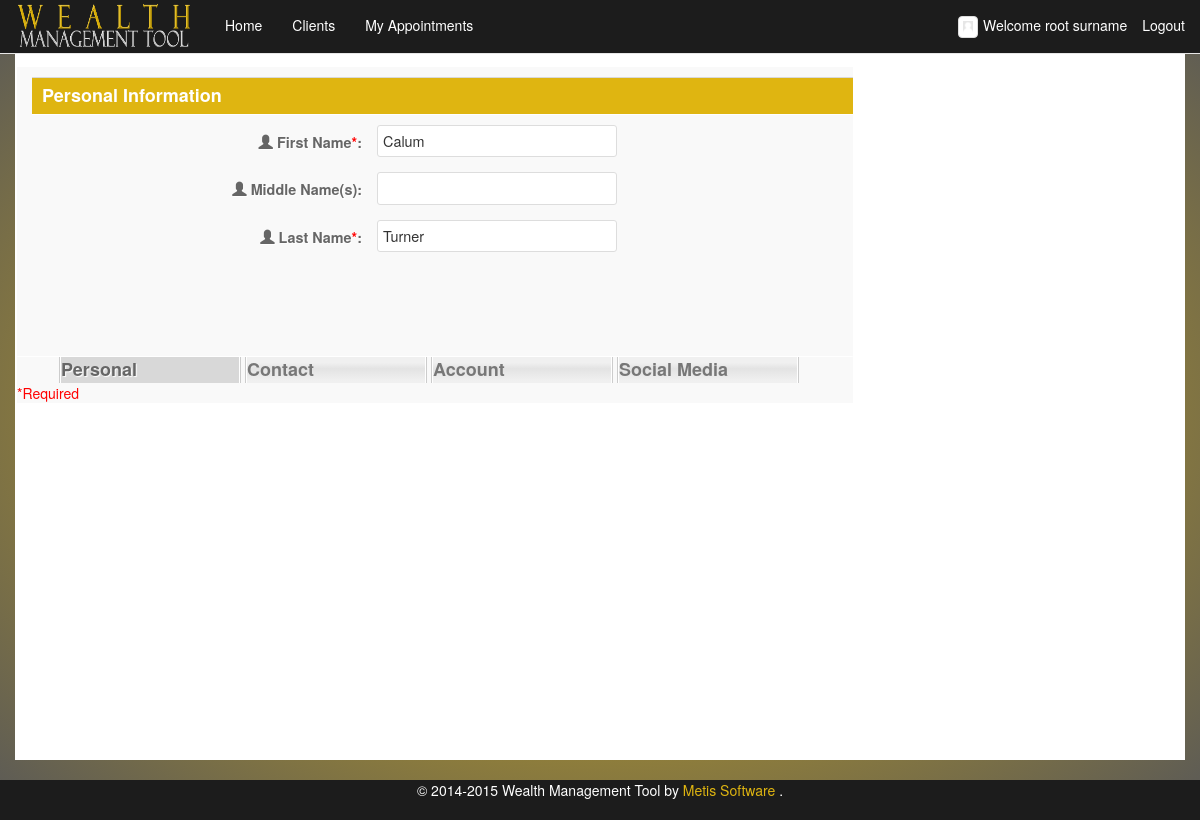
/edit_client/AB122926C (signed in), run on the app's committed database.
### wms/models.py (models this page shows, shortened)
class FA(AbstractBaseUser, PermissionsMixin):
    email = models.EmailField(max_length=64, unique=True)
    first_name = models.CharField(max_length=64, default="**DEFAULT**")
    middle_name = models.CharField(max_length=64, blank=True)
    surname = models.CharField(max_length=64, default="**DEFAULT**")
    image = models.ImageField(upload_to='fa_images', default='/media/person-placeholder.png')
    dob = models.DateField(default="1990-01-01")
    ni_regex = RegexValidator(regex=r'^(?!BG)(?!GB)(?!NK)(?!KN)(?!TN)(?!NT)(?!ZZ)(?:[A-CEGHJ-PR-TW-Z][A-CEGHJ-NPR-TW-Z])(?:\s*\d\s*){6}([A-D]|\s)$', message="Must be in the format: 'AA999999A', restrictions to characters apply'")
    ni_number = models.CharField(
        max_length=9, validators=[ni_regex], primary_key=True)
    is_staff=models.BooleanField(default=False)
    is_admin=models.BooleanField(default=False)
    is_active=models.BooleanField(default=False)
    USERNAME_FIELD = 'email'
    REQUIRED_FIELDS = ['first_name', 'surname', 'dob', 'ni_number']
    objects = FAUserManager()

class Client(models.Model):
    first_name = models.CharField(max_length=64)
    middle_name = models.CharField(max_length=64, blank=True)
    surname = models.CharField(max_length=64)
    image = models.ImageField(upload_to='client_images', default='/media/person-placeholder.png')
    dob = models.DateField(default="1990-01-01")
    ni_regex = RegexValidator(regex=r'^(?!BG)(?!GB)(?!NK)(?!KN)(?!TN)(?!NT)(?!ZZ)(?:[A-CEGHJ-PR-TW-Z][A-CEGHJ-NPR-TW-Z])(?:\s*\d\s*){6}([A-D]|\s)$', message="Must be in the format: 'AA999999A', restrictions to characters apply'")
    ni_number = models.CharField(max_length=9, validators=[ni_regex], primary_key=True)
    email = models.EmailField(max_length=64)
    phone_regex = RegexValidator(
        regex=r'^\+?1?\d{9,15}$',
        message="Not a valid phone number. Up to 9 digits allowed.")
    home_phone = models.CharField(
        max_length=11, validators=[phone_regex], blank=True
    )
    mob_phone = models.CharField(
        max_length=11, validators=[phone_regex], blank=True
    )
    cash = models.DecimalField(max_digits=20, decimal_places=2)
    fa = models.ForeignKey(FA)
    twitter_username = models.CharField(validators=[RegexValidator(
                                                    regex="^(\w){1,15}$",
                                                    message="Not a valid username,please remove @ and max of 15 cahracters"
                                                    )],
                                        blank=True, max_length= 15)
    twitter_widget_id = models.CharField(max_length=18, blank=True,
                                         validators=[RegexValidator(
                                             regex='[\d]{18}',
                                             message="Not a valid Twitter widget id. must be 18 digits"
                                         )])

### wms/views.py (the view)
# urls.py: url(r'^edit_client/(?P<pk>\w{9})$', EditClient.as_view(), name='edit_client'),
class EditClient(UpdateView):
    model = Client
    fields = '__all__'
    template_name = 'wms/client_update.html'
    success_url = reverse_lazy('print_clients')

### wms/templates/wms/client_update.html (shortened to what this page needs)
{% extends "wms/base_boot.html" %}
{% load staticfiles %}
{% block content %}
<link href="{%static 'wms/css/formstyle.css'%}" rel="stylesheet">
 <div id = "wrapper">
        <div id="steps">
            <form enctype="multipart/form-data" id="formElem" name="formElem" class="form-horizontal" role="form" action="" method='post'>
                <div class="col-md-3 col-sm-3 col-xs-3">
                <fieldset class = "step">
                    <legend>Personal Information</legend>
                   <div class="form-group">
                    <label class="control-label col-sm-6 col-xs-6" for="id_first_name"> <span class="glyphicon glyphicon-user" aria-hidden="true"></span> First Name<font color="Red">*</font>:</label>
                    {{ form.first_name }}
                    </div>
                    <div class="form-group">
                        <label class="control-label col-sm-6 col-xs-6" for="id_middle_name"><span class="glyphicon glyphicon-user" aria-hidden="true"></span> Middle Name(s)</font>:</label>
                        {{ form.middle_name }}
                    </div>
                    <div class="form-group">
                        <label class="control-label col-sm-6 col-xs-6" for="id_surname"><span class="glyphicon glyphicon-user" aria-hidden="true"></span> Last Name<font color="Red">*</font>:</label>
                        {{ form.surname }}
                    </div>
                </fieldset>
                </div>
            </form>
        </div>
        <div id="navigation" style="display:none;">
                    <ul>
                        <li class="selected">
                            <a href="#">Personal</a>
                        </li>
                        <li>
                            <a href="#">Contact</a>
                        </li>
                        <li>
                            <a href="#">Account</a>
                        </li>
                        <li>
                            <a href="#">Social Media</a>
                        </li>
                    </ul>
                </div>
        <font color="Red">*Required</font>
    </div>
</div>
{% endblock %}

### wms/templates/wms/base_boot.html (shortened to what this page needs)
{% load staticfiles %}
<html>
<head>
<link rel="stylesheet" type="text/css" href="{% static 'wms/css/style-bootstrap.css' %}" />
<link href="{% static "wms/css/bootstrap.css" %}" rel="stylesheet">
<link href="{% static "wms/css/magnific-popup.css" %}" rel="stylesheet" type="text/css">
<link rel="stylesheet" type="text/css" href="{% static "wms/css/jquery.fancybox.css" %}" media="screen" />
<link href="{% static "wms/css/bootstrap-sticky-footer.css" %}" rel="stylesheet">
</head>
<body>
<nav class="navbar navbar-default navbar-fixed-top" id="home">
	<div class="container-fluid">
		<div class="navbar-header">
			<a href="/" class="navbar-brand">
				<img src="{% static "wms/images/logo.png" %}" alt="Wealth Management Tool" height="54" width="180" style="margin-top: -15px;" /></a>
		</div>
		<div id="navbar" class="navbar-collapse collapse">
			<ul class="nav navbar-nav">
				<li><a id="home" href="/">Home</a></li>
				<li><a id="clients" href="/clients/">Clients</a></li>
				<li><a id="appointments" href="/appointments/">My Appointments</a></li>
			</ul>
			<ul class="nav navbar-nav navbar-right">
				{% if user.is_authenticated %}
				<li class="text-center" style="padding-top: 15px;padding-bottom: 15px;"><img src="{{ user.image.url }}" class="img-responsive img-thumbnail" style="max-width: 20px; margin-right:5px;"/>Welcome  {{ user.first_name }} {{ user.surname }}</li>
				<li ><a href="/logout">Logout</a>
				</li>
				{% endif %}
			</ul>
		</div>
	</div>
</nav>
<div class="container" style="overflow-x: hidden">
	{% block content %}
	{% endblock %}
<footer class="footer">
		<p class="text-center" style="color:#FFFFFF;">© 2014-2015 Wealth Management Tool by  <a style="color:#dfb511;"href="http://www.metissoftware.co.uk" target="_blank"> Metis Software </a>.</p>
</footer>
</body>
</html>

### wms/static/wms/css/formstyle.css (style rules this page uses)
#wrapper { border:2px solid #fff; background-color:#f9f9f9; width:70vw; position: absolute; overflow:hidden; }
#steps { overflow:hidden; }
.step { float:left; }
#navigation { font-size: 1.5vw; background-color:#e9e9e9; border-top:1px solid #fff; -moz-border-radius:0px 0px 10px 10px; -webkit-border-bottom-left-radius:10px; -webkit-border-bottom-right-radius:10px; border-bottom-left-radius:10px; border-bottom-right-radius:10px; }
#navigation ul { list-style:none; float:center; }
#navigation ul li { float:left; border-right:1px solid #ccc; border-left:1px solid #ccc; position:relative; margin:0px 2px; }
#navigation ul li a { display:block; width:15vw; background-color:#444; color:#777; outline:none; font-weight:bold; text-decoration:none; padding:0px 0px; border-right:1px solid #fff; border-left:1px solid #fff; background:#f0f0f0; background: -webkit-gradient( linear, left bottom, left top, color-stop(0.09, rgb(240,240,240)), color-stop(0.55, rgb(227,227,227)), color-stop(0.78, rgb(240,240,240)) ); background: -moz-linear-gradient( center bottom, rgb(240,240,240) 9%, rgb(227,227,227) 55%, rgb(240,240,240) 78% ) }
#navigation ul li a:hover, #navigation ul li.selected a { background:#d8d8d8; color:#666; text-shadow:1px 1px 1px #fff; }
#steps form fieldset { border:none; padding-bottom:20px; }
#steps form legend { text-align:left; background-color:#dfb511; color:#FFF; font-size:1.5vw; font-weight:bold; float:left; width:70vw; padding:5px 0px 5px 10px; margin:10px 0px; border-bottom:1px solid #fff; border-top:1px solid #d9d9d9; }
.control-label { width:30vw; font-size: 1.2vw; text-align:right; color:#666; text-shadow:1px 1px 1px #fff; font-weight:bold; }
#steps form input:not([type=radio]), #steps form textarea, #steps form select { background: #ffffff; border: 1px solid #ddd; -moz-border-radius: 3px; -webkit-border-radius: 3px; border-radius: 3px; font-size: 1.2vw; outline: none; padding: 5px; width: 20vw; float:left; }

### data on the page
FA: image (placeholder picture), first_name "root", surname "surname"
Client: first_name "Calum", surname "Turner"
